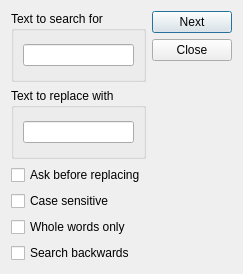
<?xml version="1.0" encoding="UTF-8"?>
<ui version="4.0">
 <class>SearchDialog</class>
 <widget class="QDialog" name="SearchDialog">
  <property name="geometry">
   <rect>
    <x>0</x>
    <y>0</y>
    <width>242</width>
    <height>274</height>
   </rect>
  </property>
  <property name="windowTitle">
   <string>Dialog</string>
  </property>
  <layout class="QHBoxLayout" name="horizontalLayout">
   <item>
    <layout class="QVBoxLayout" name="verticalLayout_3">
     <item>
      <widget class="QGroupBox" name="SearchGroup">
       <property name="title">
        <string>Text to search for</string>
       </property>
       <layout class="QVBoxLayout" name="verticalLayout_4">
        <item>
         <widget class="QLineEdit" name="SearchEdit"/>
        </item>
       </layout>
      </widget>
     </item>
     <item>
      <widget class="QGroupBox" name="ReplaceGroup">
       <property name="title">
        <string>Text to replace with</string>
       </property>
       <layout class="QHBoxLayout" name="horizontalLayout_2">
        <item>
         <widget class="QLineEdit" name="ReplaceEdit"/>
        </item>
       </layout>
      </widget>
     </item>
     <item>
      <layout class="QVBoxLayout" name="verticalLayout_2">
       <item>
        <widget class="QCheckBox" name="AskBox">
         <property name="text">
          <string>Ask before replacing</string>
         </property>
        </widget>
       </item>
       <item>
        <widget class="QCheckBox" name="CaseBox">
         <property name="text">
          <string>Case sensitive</string>
         </property>
        </widget>
       </item>
       <item>
        <widget class="QCheckBox" name="WordBox">
         <property name="text">
          <string>Whole words only</string>
         </property>
        </widget>
       </item>
       <item>
        <widget class="QCheckBox" name="BackwardBox">
         <property name="text">
          <string>Search backwards</string>
         </property>
        </widget>
       </item>
      </layout>
     </item>
    </layout>
   </item>
   <item>
    <layout class="QVBoxLayout" name="verticalLayout">
     <item>
      <widget class="QPushButton" name="ButtonSearch">
       <property name="text">
        <string>Next</string>
       </property>
       <property name="default">
        <bool>true</bool>
       </property>
      </widget>
     </item>
     <item>
      <widget class="QPushButton" name="CloseButt">
       <property name="text">
        <string>Close</string>
       </property>
      </widget>
     </item>
     <item>
      <spacer name="verticalSpacer">
       <property name="orientation">
        <enum>Qt::Vertical</enum>
       </property>
       <property name="sizeHint" stdset="0">
        <size>
         <width>20</width>
         <height>40</height>
        </size>
       </property>
      </spacer>
     </item>
    </layout>
   </item>
  </layout>
 </widget>
 <tabstops>
  <tabstop>SearchEdit</tabstop>
  <tabstop>ReplaceEdit</tabstop>
  <tabstop>AskBox</tabstop>
  <tabstop>CaseBox</tabstop>
  <tabstop>WordBox</tabstop>
  <tabstop>BackwardBox</tabstop>
  <tabstop>ButtonSearch</tabstop>
 </tabstops>
 <resources/>
 <connections>
  <connection>
   <sender>CloseButt</sender>
   <signal>clicked()</signal>
   <receiver>SearchDialog</receiver>
   <slot>accept()</slot>
   <hints>
    <hint type="sourcelabel">
     <x>211</x>
     <y>51</y>
    </hint>
    <hint type="destinationlabel">
     <x>130</x>
     <y>166</y>
    </hint>
   </hints>
  </connection>
 </connections>
</ui>
